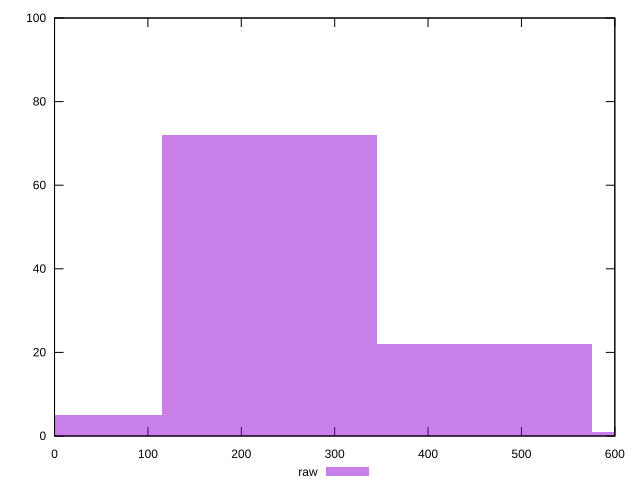

This chart was generated by the following gnuplot code:
reset

$raw <<EOF
460.7292195621775 22
230.36460978108875 72
0 5
691.0938293432662 1
EOF

set key outside below
set boxwidth 230.36460978108875
set xrange [0:600]
set yrange [0:100]
set trange [0:100]
set style fill transparent solid 0.5 noborder
set terminal svg size 640, 490 enhanced background rgb 'white'
set output "report_00015_2021-02-09T16-11-33.973Z/unused-css-rules/samples/pages+cached+noadtech+nomedia/raw/histogram.svg"

plot $raw title "raw" with boxes

reset
